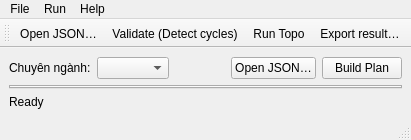
<?xml version="1.0" encoding="UTF-8"?>
<ui version="4.0">
 <class>MainWindow</class>
 <widget class="QMainWindow" name="MainWindow">
  <property name="windowTitle">
   <string>Course Planner</string>
  </property>

  <widget class="QWidget" name="centralwidget">
   <layout class="QVBoxLayout" name="verticalLayout">

    <!-- Hàng control: label + comboSpec + 2 nút -->
    <item>
     <layout class="QHBoxLayout" name="topControls">
      <item>
       <widget class="QLabel" name="lblSpec">
        <property name="text"><string>Chuyên ngành:</string></property>
       </widget>
      </item>
      <item>
       <widget class="QComboBox" name="comboSpec"/>
      </item>
      <item>
       <spacer name="hspacer">
        <property name="orientation"><enum>Qt::Horizontal</enum></property>
        <property name="sizeHint" stdset="0"><size><width>40</width><height>20</height></size></property>
       </spacer>
      </item>
      <item>
       <widget class="QPushButton" name="btnOpenJson">
        <property name="text"><string>Open JSON…</string></property>
       </widget>
      </item>
      <item>
       <widget class="QPushButton" name="btnBuildPlan">
        <property name="text"><string>Build Plan</string></property>
       </widget>
      </item>
     </layout>
    </item>

    <!-- Tabs hiển thị 8 kỳ -->
    <item>
     <widget class="QTabWidget" name="tabs"/>
    </item>

    <!-- status nhỏ phía dưới -->
    <item>
     <widget class="QLabel" name="lblStatus">
      <property name="text"><string>Ready</string></property>
     </widget>
    </item>

   </layout>
  </widget>

  <widget class="QMenuBar" name="menubar">
   <widget class="QMenu" name="menuFile">
    <property name="title"><string>File</string></property>
    <addaction name="actionOpenJson"/>
    <addaction name="actionExportTxt"/>
    <addaction name="separator"/>
    <addaction name="actionExit"/>
   </widget>
   <widget class="QMenu" name="menuRun">
    <property name="title"><string>Run</string></property>
    <addaction name="actionValidate"/>
    <addaction name="actionTopo"/>
   </widget>
   <widget class="QMenu" name="menuHelp">
    <property name="title"><string>Help</string></property>
    <addaction name="actionAbout"/>
   </widget>
   <addaction name="menuFile"/>
   <addaction name="menuRun"/>
   <addaction name="menuHelp"/>
  </widget>

  <widget class="QToolBar" name="mainToolBar">
   <property name="windowTitle"><string>mainToolBar</string></property>
   <addaction name="actionOpenJson"/>
   <addaction name="actionValidate"/>
   <addaction name="actionTopo"/>
   <addaction name="actionExportTxt"/>
  </widget>

  <widget class="QStatusBar" name="statusbar"/>

  <!-- Actions -->
  <action name="actionOpenJson"><property name="text"><string>Open JSON…</string></property></action>
  <action name="actionExportTxt"><property name="text"><string>Export result…</string></property></action>
  <action name="actionExit"><property name="text"><string>Exit</string></property></action>
  <action name="actionValidate"><property name="text"><string>Validate (Detect cycles)</string></property></action>
  <action name="actionTopo"><property name="text"><string>Run Topo</string></property></action>
  <action name="actionAbout"><property name="text"><string>About…</string></property></action>
 </widget>

 <resources/>
 <connections/>
</ui>
